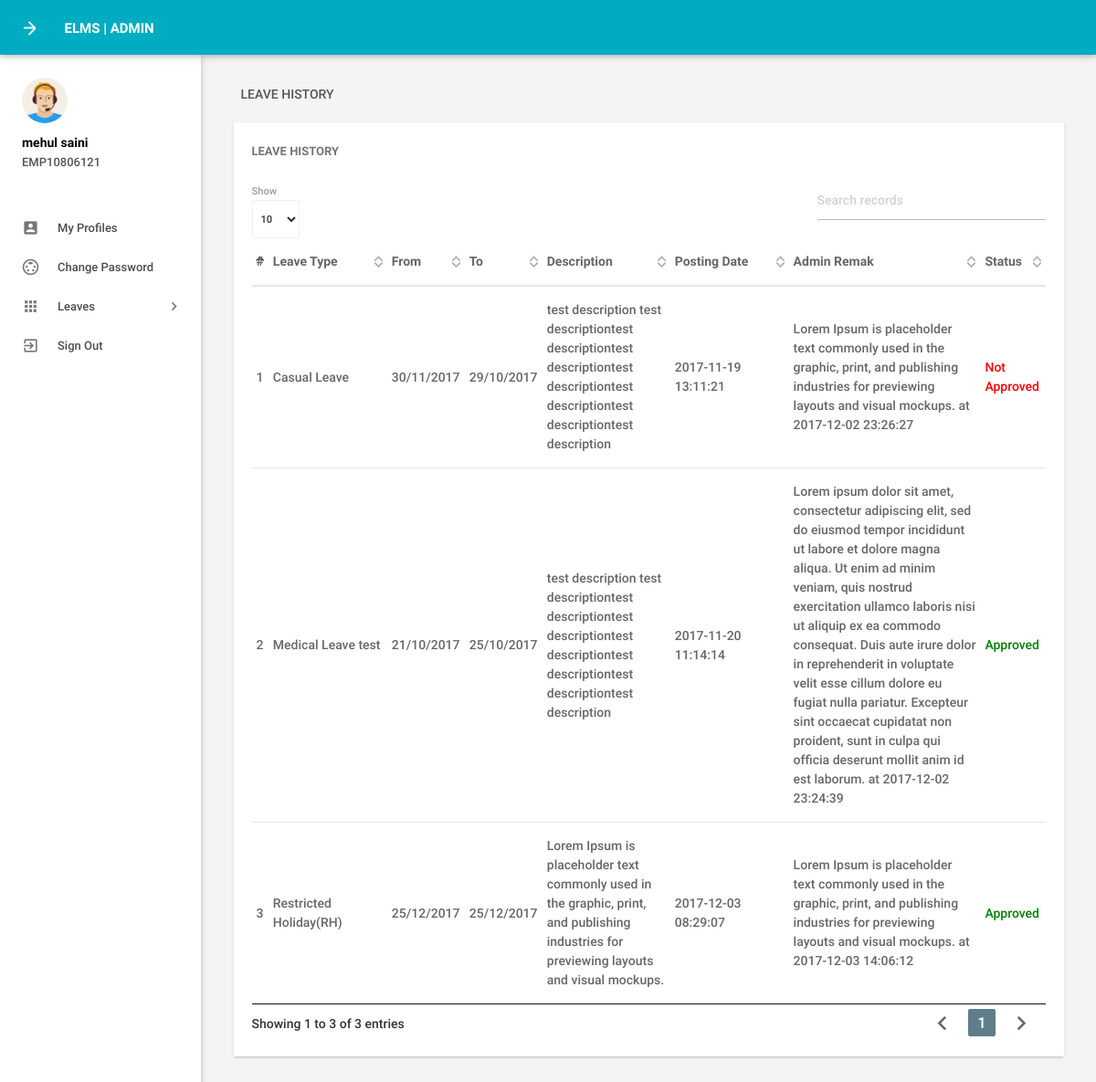
/leavehistory.php (signed in), run on the app's committed database.
### tables this page shows
CREATE TABLE `tblemployees` (
  `id` int(11) NOT NULL,
  `EmpId` varchar(100) NOT NULL,
  `FirstName` varchar(150) NOT NULL,
  `LastName` varchar(150) NOT NULL,
  `EmailId` varchar(200) NOT NULL,
  `Password` varchar(180) NOT NULL,
  `Gender` varchar(100) NOT NULL,
  `Dob` varchar(100) NOT NULL,
  `Department` varchar(255) NOT NULL,
  `Address` varchar(255) NOT NULL,
  `City` varchar(200) NOT NULL,
  `Country` varchar(150) NOT NULL,
  `Phonenumber` char(11) NOT NULL,
  `Status` int(1) NOT NULL,
  `RegDate` timestamp NOT NULL DEFAULT current_timestamp()
);

CREATE TABLE `tblleaves` (
  `id` int(11) NOT NULL,
  `LeaveType` varchar(110) NOT NULL,
  `ToDate` varchar(120) NOT NULL,
  `FromDate` varchar(120) NOT NULL,
  `Description` mediumtext NOT NULL,
  `PostingDate` timestamp NOT NULL DEFAULT current_timestamp(),
  `AdminRemark` mediumtext DEFAULT NULL,
  `AdminRemarkDate` varchar(120) DEFAULT NULL,
  `Status` int(1) NOT NULL,
  `IsRead` int(1) NOT NULL,
  `empid` int(11) DEFAULT NULL
);

### leavehistory.php (the view, shortened to what this page needs)
<?php
include('includes/config.php');
if(strlen($_SESSION['emplogin'])==0)
    {
header('location:index.php');
}
else{
 ?>
<!DOCTYPE html>
<html lang="en">
    <head>
        <link type="text/css" rel="stylesheet" href="assets/plugins/materialize/css/materialize.min.css"/>
        <link href="assets/plugins/material-preloader/css/materialPreloader.min.css" rel="stylesheet">
        <link href="assets/plugins/datatables/css/jquery.dataTables.min.css" rel="stylesheet">
        <link href="assets/css/alpha.min.css" rel="stylesheet" type="text/css"/>
        <link href="assets/css/custom.css" rel="stylesheet" type="text/css"/>
    </head>
    <body>
       <?php include('includes/header.php');?>
       <?php include('includes/sidebar.php');?>
            <main class="mn-inner">
                <div class="row">
                    <div class="col s12">
                        <div class="page-title">Leave History</div>
                    </div>
                    <div class="col s12 m12 l12">
                        <div class="card">
                            <div class="card-content">
                                <span class="card-title">Leave History</span>
                                <table id="example" class="display responsive-table ">
                                    <thead>
                                        <tr>
                                            <th>#</th>
                                            <th width="120">Leave Type</th>
                                            <th>From</th>
                                            <th>To</th>
                                             <th>Description</th>
                                             <th width="120">Posting Date</th>
                                            <th width="200">Admin Remak</th>
                                            <th>Status</th>
                                        </tr>
                                    </thead>
                                    <tbody>
<?php
$eid=$_SESSION['eid'];
$sql = "SELECT LeaveType,ToDate,FromDate,Description,PostingDate,AdminRemarkDate,AdminRemark,Status from tblleaves where empid=:eid";
$query = $dbh -> prepare($sql);
$query->bindParam(':eid',$eid,PDO::PARAM_STR);
$query->execute();
$results=$query->fetchAll(PDO::FETCH_OBJ);
$cnt=1;
if($query->rowCount() > 0)
{
foreach($results as $result)
{               ?>
                                        <tr>
                                            <td> <?php echo htmlentities($cnt);?></td>
                                            <td><?php echo htmlentities($result->LeaveType);?></td>
                                            <td><?php echo htmlentities($result->ToDate);?></td>
                                            <td><?php echo htmlentities($result->FromDate);?></td>
                                           <td><?php echo htmlentities($result->Description);?></td>
                                            <td><?php echo htmlentities($result->PostingDate);?></td>
                                            <td><?php if($result->AdminRemark=="")
                                            {
echo htmlentities('waiting for approval');
                                            } else
{
 echo htmlentities(($result->AdminRemark)." "."at"." ".$result->AdminRemarkDate);
}
                                            ?></td>
                                                                                 <td><?php $stats=$result->Status;
if($stats==1){
                                             ?>
                                                 <span style="color: green">Approved</span>
                                                 <?php } if($stats==2)  { ?>
                                                <span style="color: red">Not Approved</span>
                                                 <?php } if($stats==0)  { ?>
 <span style="color: blue">waiting for approval</span>
 <?php } ?>
                                             </td>
                                        </tr>
                                         <?php $cnt++;} }?>
                                    </tbody>
                                </table>
                            </div>
                        </div>
                    </div>
                </div>
            </main>
        </div>
        <div class="left-sidebar-hover"></div>
    </body>
</html>
<?php } ?>

### includes/sidebar.php (shortened to what this page needs)
     <aside id="slide-out" class="side-nav white fixed">
                <div class="side-nav-wrapper">
                    <div class="sidebar-profile">
                        <div class="sidebar-profile-image">
                            <img src="assets/images/profile-image.png" class="circle" alt="">
                        </div>
                        <div class="sidebar-profile-info">
                    <?php
$eid=$_SESSION['eid'];
$sql = "SELECT FirstName,LastName,EmpId from  tblemployees where id=:eid";
$query = $dbh -> prepare($sql);
$query->bindParam(':eid',$eid,PDO::PARAM_STR);
$query->execute();
$results=$query->fetchAll(PDO::FETCH_OBJ);
if($query->rowCount() > 0)
{
foreach($results as $result)
{               ?>
                                <p><?php echo htmlentities($result->FirstName." ".$result->LastName);?></p>
                                <span><?php echo htmlentities($result->EmpId)?></span>
                         <?php }} ?>
                        </div>
                    </div>
                <ul class="sidebar-menu collapsible collapsible-accordion" data-collapsible="accordion">
  <li class="no-padding"><a class="waves-effect waves-grey" href="myprofile.php"><i class="material-icons">account_box</i>My Profiles</a></li>
  <li class="no-padding"><a class="waves-effect waves-grey" href="emp-changepassword.php"><i class="material-icons">settings_input_svideo</i>Change Password</a></li>
                    <li class="no-padding">
                        <a class="collapsible-header waves-effect waves-grey"><i class="material-icons">apps</i>Leaves<i class="nav-drop-icon material-icons">keyboard_arrow_right</i></a>
                    </li>
                  <li class="no-padding">
                                <a class="waves-effect waves-grey" href="logout.php"><i class="material-icons">exit_to_app</i>Sign Out</a>
                            </li>
                </ul>
                </div>
            </aside>

### data on the page
tblemployees: FirstName+LastName "mehul saini", EmpId "EMP10806121"
tblleaves: LeaveType "Casual Leave", ToDate "30/11/2017", FromDate "29/10/2017", Description "test description test descriptiontest descriptiontest descriptiontest descriptiontest descriptiontest descriptiontest description", PostingDate "2017-11-19 13:11:21", AdminRemark+AdminRemarkDate "Lorem Ipsum is placeholder text commonly used in the graphic, print, and publishing industries for previewing layouts and visual mockups. at 2017-12-02 23:26:27", Status "Not Approved"
tblleaves: LeaveType "Medical Leave test", ToDate "21/10/2017", FromDate "25/10/2017", Description "test description test descriptiontest descriptiontest descriptiontest descriptiontest descriptiontest descriptiontest description", PostingDate "2017-11-20 11:14:14", AdminRemark+AdminRemarkDate "Lorem ipsum dolor sit amet, consectetur adipiscing elit, sed do eiusmod tempor incididunt ut labore et dolore magna aliqua. Ut enim ad minim veniam, quis nostrud exercitation ullamco laboris nisi ut aliquip ex ea commodo consequat. Duis aute irure dolor in reprehenderit in voluptate velit esse cillum dolore eu fugiat nulla pariatur. Excepteur sint occaecat cupidatat non proident, sunt in culpa qui officia deserunt mollit anim id est laborum. at 2017-12-02 23:24:39", Status "Approved"
tblleaves: LeaveType "Restricted Holiday(RH)", ToDate "25/12/2017", FromDate "25/12/2017", Description "Lorem Ipsum is placeholder text commonly used in the graphic, print, and publishing industries for previewing layouts and visual mockups.", PostingDate "2017-12-03 08:29:07", AdminRemark+AdminRemarkDate "Lorem Ipsum is placeholder text commonly used in the graphic, print, and publishing industries for previewing layouts and visual mockups. at 2017-12-03 14:06:12", Status "Approved"
